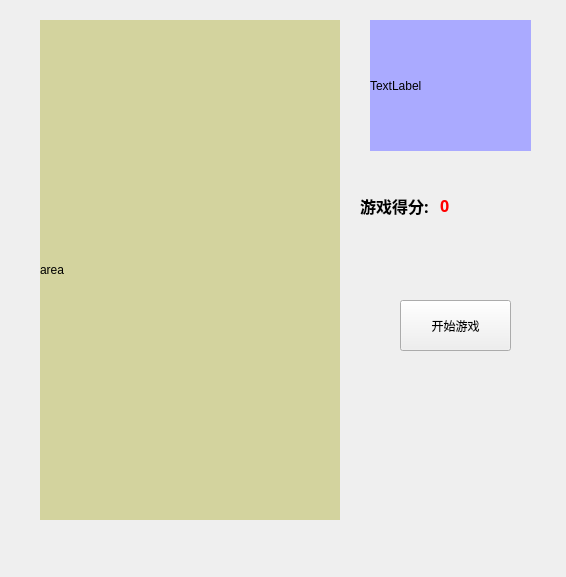
<?xml version="1.0" encoding="UTF-8"?>
<ui version="4.0">
 <class>RussBoxWidget</class>
 <widget class="QWidget" name="RussBoxWidget">
  <property name="geometry">
   <rect>
    <x>0</x>
    <y>0</y>
    <width>566</width>
    <height>577</height>
   </rect>
  </property>
  <property name="focusPolicy">
   <enum>Qt::StrongFocus</enum>
  </property>
  <property name="windowTitle">
   <string>RussBoxWidget</string>
  </property>
  <widget class="QLabel" name="label">
   <property name="geometry">
    <rect>
     <x>40</x>
     <y>20</y>
     <width>300</width>
     <height>500</height>
    </rect>
   </property>
   <property name="styleSheet">
    <string notr="true">background-color:  rgb(211, 211, 158);</string>
   </property>
   <property name="text">
    <string>area</string>
   </property>
  </widget>
  <widget class="QPushButton" name="BtnStart">
   <property name="geometry">
    <rect>
     <x>400</x>
     <y>300</y>
     <width>111</width>
     <height>51</height>
    </rect>
   </property>
   <property name="text">
    <string>开始游戏</string>
   </property>
  </widget>
  <widget class="QLabel" name="label_2">
   <property name="geometry">
    <rect>
     <x>360</x>
     <y>190</y>
     <width>71</width>
     <height>31</height>
    </rect>
   </property>
   <property name="font">
    <font>
     <family>微软雅黑</family>
     <pointsize>12</pointsize>
     <weight>75</weight>
     <bold>true</bold>
    </font>
   </property>
   <property name="text">
    <string>游戏得分:</string>
   </property>
  </widget>
  <widget class="QLabel" name="label_3">
   <property name="geometry">
    <rect>
     <x>440</x>
     <y>190</y>
     <width>111</width>
     <height>31</height>
    </rect>
   </property>
   <property name="font">
    <font>
     <family>微软雅黑</family>
     <pointsize>12</pointsize>
     <weight>75</weight>
     <bold>true</bold>
    </font>
   </property>
   <property name="styleSheet">
    <string notr="true">color: rgb(255, 0, 0);</string>
   </property>
   <property name="text">
    <string>0</string>
   </property>
  </widget>
  <widget class="QLabel" name="labelNext">
   <property name="geometry">
    <rect>
     <x>370</x>
     <y>20</y>
     <width>161</width>
     <height>131</height>
    </rect>
   </property>
   <property name="styleSheet">
    <string notr="true">background-color: rgb(170, 170, 255);</string>
   </property>
   <property name="text">
    <string>TextLabel</string>
   </property>
  </widget>
 </widget>
 <layoutdefault spacing="6" margin="11"/>
 <resources/>
 <connections/>
</ui>
